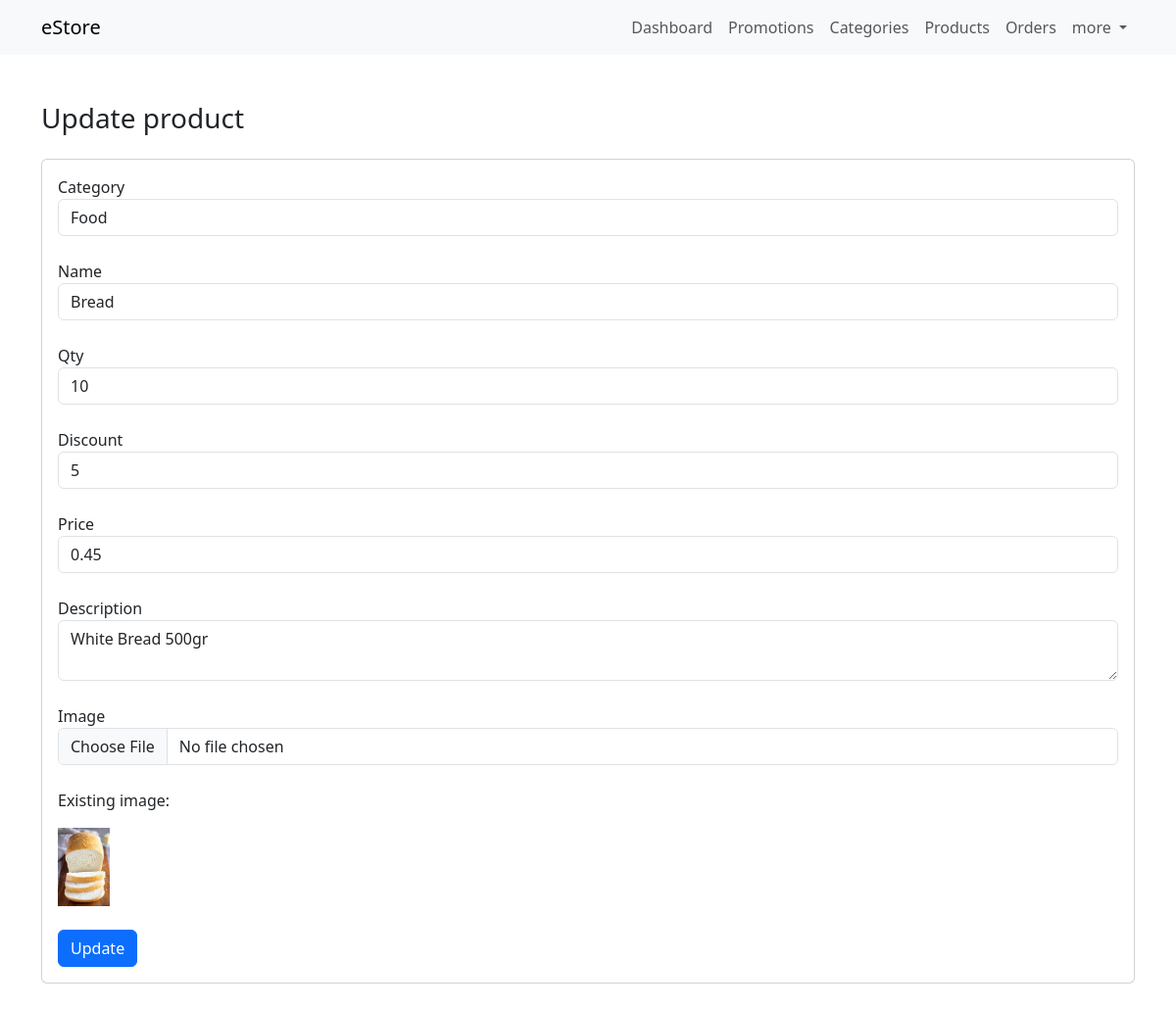
Screenshot of /dashboard/products/edit.php?id=1 (signed in) with the database file from the repository.
### tables this page shows
CREATE TABLE `products` (
  `id` int(11) NOT NULL,
  `user_id` int(11) DEFAULT NULL,
  `name` varchar(100) DEFAULT NULL,
  `price` float DEFAULT NULL,
  `qty` int(11) DEFAULT NULL,
  `discount` int(11) DEFAULT '0',
  `description` text,
  `image` varchar(150) DEFAULT 'noimage.png',
  `category_id` int(11) DEFAULT NULL
);

CREATE TABLE `categories` (
  `id` int(11) NOT NULL,
  `name` varchar(45) NOT NULL
);

### classes/Database.php (called while the page is built)
<?php
class Database {
    private static $instance = null;
    private $connection = null;
    public function __construct() {
        $this->connection = new mysqli('localhost', 'root', '', 'estore', 3306);
    }
    public static function getInstance() {
        if(!self::$instance) {
            self::$instance = new self;
        }
        return self::$instance;
    }
    function getConnection() {
        return $this->connection;
    }
}

### classes/CRUD.php (called while the page is built, shortened)
<?php
include 'Database.php';
class CRUD {
    private $mysqli;
    public function __construct() {
        $db = Database::getInstance();
        $this->mysqli = $db->getConnection();
    }
    public function read($table, $condition = [], $limit = null, $order = []) {
        $sql = "SELECT * FROM `".$table."`";
        $items = [];
        if(count($condition)) {
            $sql .= " WHERE `".$condition['column']."`='".$condition['value']."'";
        }
        if(!is_null($limit)) {
            $sql .= " LIMIT " .$limit;
        }
        if($query = $this->mysqli->query($sql)) {
            if($query->num_rows > 0) {
                while($row = $query->fetch_assoc()) {
                    $items[] = $row;
                }
            }
            return $items;
        } else {
            return $this->mysqli->error;
        }
    }
}

### dashboard/products/edit.php (the view, shortened to what this page needs)
<?php
    include('../includes/header.php');
    include('../../classes/CRUD.php');
    $crud = new CRUD;
    $categories = $crud->read('categories');
    $product = $crud->read('products', ['column' => 'id', 'value' => $_GET['id']] ,1);
?>
<div class="dashboard my-5">
    <div class="container">
        <h3 class="mb-4">Update product</h3>
        <div class="card">
            <div class="card-body">
                <?php if(isset($product) && is_array($product[0])): ?>
                <form action="<?= $_SERVER['PHP_SELF'] ?>" method="POST" enctype="multipart/form-data">
                    <div class="form-group mb-4">
                        <label for="category">Category</label>
                        <select name="category" id="category" class="form-control">
                            <?php foreach($categories as $category): ?>
                            <option value="<?= $category['id'] ?>" <?= ($category['id'] == $product[0]['category_id']) ? 'selected' : '' ?>><?= $category['name'] ?></option>
                            <?php endforeach; ?>
                        </select>
                    </div>
                    <div class="form-group mb-4">
                        <label for="name">Name</label>
                        <input type="text" name="name" id="name" value="<?= $product[0]['name'] ?>" class="form-control" required="">
                    </div>
                    <div class="form-group mb-4">
                        <label for="qty">Qty</label>
                        <input type="number" name="qty" id="qty" value="<?= $product[0]['qty'] ?>" class="form-control" required="">
                    </div>
                    <div class="form-group mb-4">
                        <label for="discount">Discount</label>
                        <input type="number" name="discount" id="discount" value="<?= $product[0]['discount'] ?>" class="form-control" required="">
                    </div>
                    <div class="form-group mb-4">
                        <label for="price">Price</label>
                        <input type="text" name="price" id="price" value="<?= $product[0]['price'] ?>" class="form-control" required="" pattern="\d+\.\d{2}">
                    </div>
                    <div class="form-group mb-4">
                        <label for="description">Description</label>
                        <textarea name="description" id="description" class="form-control"><?= $product[0]['description'] ?></textarea>
                    </div>
                    <div class="form-group mb-4">
                        <label for="image">Image</label>
                        <input type="file" name="image" id="image" class="form-control" accept="image/png, image/jpg, image/jpeg, image/webp">
                        <br>
                        <p>Existing image:</p>
                        <img src="images/<?= $product[0]['image'] ?>" height="80">
                    </div>
                    <button type="submit" class="btn btn-primary" name="update_product_btn">Update</button>
                </form>
                <?php else: ?>
                    <p>Product doesn't exist!</p>
                <?php endif; ?>
            </div>
        </div>
    </div>
</div>
<?php include('../includes/footer.php'); ?>

### rows the page displays
products: category "Food", name "Bread", qty "10", discount "5", price "0.45", description "White Bread 500gr", image (picture)
